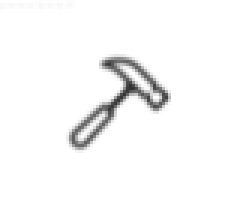
#> input picture Debug/src/debugging/Astronaut_result.png, 84 x 66 px (shown 3 times larger)
$ python sharpen.py   (older library calls are emulated)
#> lines starting #> are read from the running program, lines starting #| are printed output that depends on the picture
import cv2

def getQualityValues(upsampled, orig):
    psnr = cv2.PSNR(upsampled, orig)
    q, _ = cv2.quality.QualitySSIM_compute(upsampled, orig)
    ssim = (q[0] + q[1] + q[2]) / 3
    return round(psnr, 3), round(ssim, 3)

img_path = "Astronaut_result.png"
img = cv2.imread(img_path)
#> img is the input picture: shape (66, 84, 3); min 49, max 255, mean 248.1

# [13 lines of commented-out code are left out]


gray = cv2.cvtColor(img, cv2.COLOR_BGR2GRAY)
sharp = cv2.GaussianBlur(gray, (0, 0), 3)
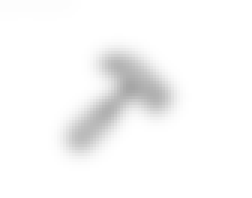
#> sharp: shape (66, 84) (shown 3 times larger); min 166, max 255, mean 248.1
sharp = cv2.addWeighted(gray, 1.5, sharp, -0.5, 0)
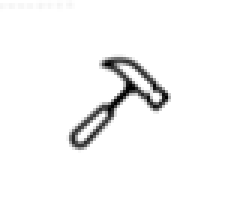
#> sharp: shape (66, 84) (shown 3 times larger); min 0, max 255, mean 246.9
sharp = cv2.cvtColor(sharp, cv2.COLOR_GRAY2BGR)
#> sharp: shape (66, 84, 3)


cv2.imshow("Initial Image", img)
cv2.imshow("shapened Image", sharp)
print(sharp.shape)
#| (66, 84, 3)
cv2.waitKey(0)
cv2.imwrite("shapened.jpg", sharp)
